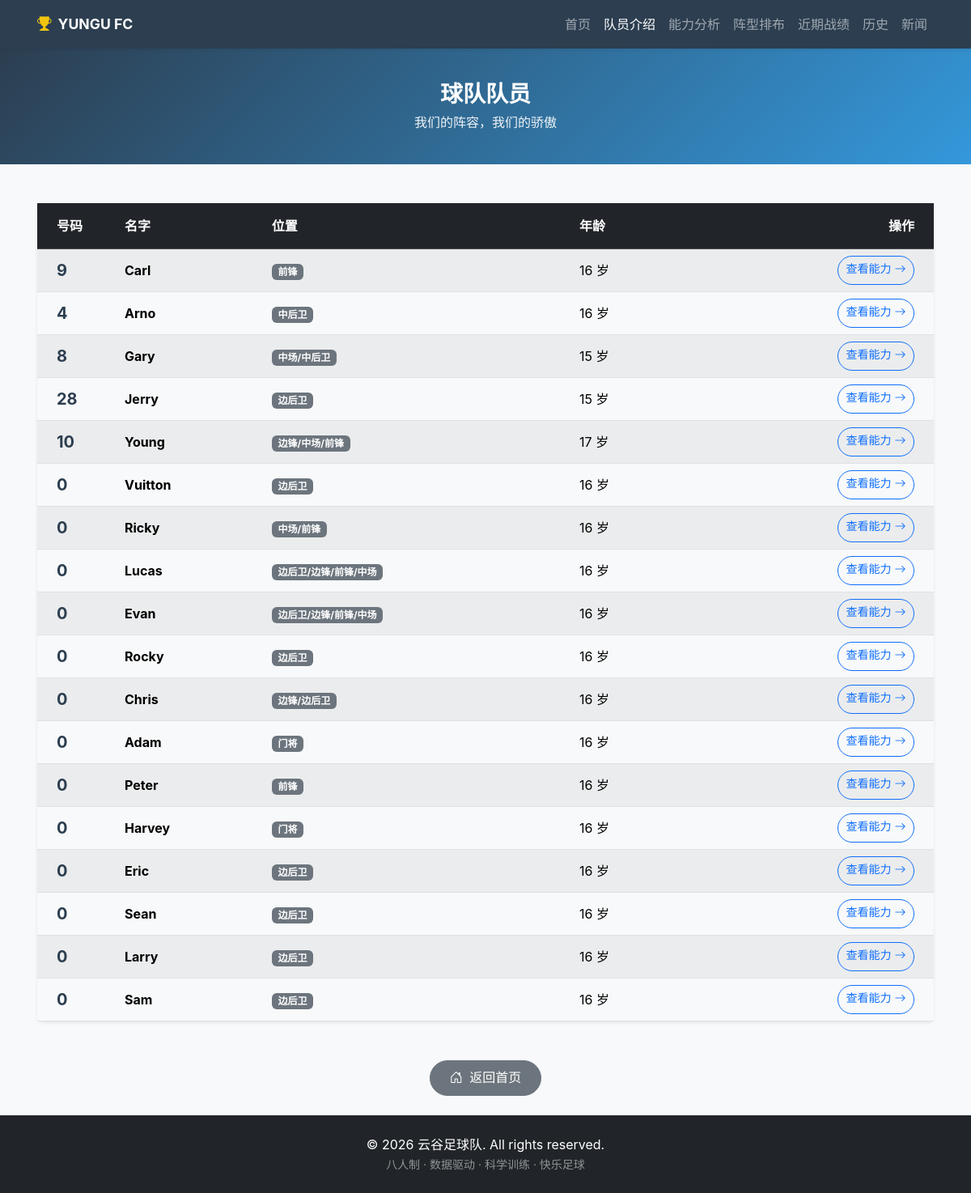
Page /player_intro on the committed database.
### tables this page shows
CREATE TABLE "players" (
	"id"	INTEGER NOT NULL UNIQUE,
	"name"	TEXT,
	"age"	INTEGER,
	"number"	INTEGER, characteristic TEXT, position TEXT,
	PRIMARY KEY("id" AUTOINCREMENT)
);

### app.py (the view)
@app.route('/player_intro')
def player_intro():
    conn = get_db_connection()
    players = [dict(p) for p in conn.execute('SELECT * FROM players').fetchall()]
    conn.close()
    return render_template('player_intro.html', players=players)

### app.py (called while the page is built)
def get_db_connection():
    conn = sqlite3.connect('football-schoolteam.db')
    conn.row_factory = sqlite3.Row
    return conn

### templates/player_intro.html (shortened to what this page needs)
{% extends 'base.html' %}
{% block content %}
<div class="page-header">
    <div class="container">
        <h1>球队队员</h1>
        <p>我们的阵容，我们的骄傲</p>
    </div>
</div>
<div class="container py-4">
    <div class="card shadow-sm">
        <div class="card-body p-0">
            <div class="table-responsive">
                <table class="table table-hover table-striped align-middle mb-0 table-mobile-cards">
                    <thead class="table-dark">
                        <tr>
                            <th class="py-3 ps-4" style="width: 100px;">号码</th>
                            <th class="py-3">名字</th>
                            <th class="py-3">位置</th>
                            <th class="py-3">年龄</th>
                            <th class="py-3 pe-4 text-end">操作</th>
                        </tr>
                    </thead>
                    <tbody>
                        {% for player in players %}
                        <tr>
                            <td class="ps-4 fw-bold text-primary fs-5" data-label="号码">{{ player['number'] }}</td>
                            <td class="fw-bold" data-label="名字">{{ player['name'] }}{% if player.get('characteristic') %} <small class="text-muted fw-normal">— {{ player['characteristic'] }}</small>{% endif %}</td>
                            <td data-label="位置"><span class="badge bg-secondary">{{ player.get('position') or '—' }}</span></td>
                            <td data-label="年龄">{{ player['age'] }} 岁</td>
                            <td class="pe-4 text-end" data-label="">
                                <a href="{{ url_for('analysis', player_name=player['name']) }}" class="btn btn-sm btn-outline-primary rounded-pill">
                                    查看能力 <i class="bi bi-arrow-right"></i>
                                </a>
                            </td>
                        </tr>
                        {% endfor %}
                    </tbody>
                </table>
            </div>
        </div>
    </div>
    <div class="text-center mt-5">
        <a href="{{ url_for('home') }}" class="btn btn-secondary rounded-pill px-4">
            <i class="bi bi-house-door me-1"></i> 返回首页
        </a>
    </div>
</div>
{% endblock %}

### templates/base.html (shortened to what this page needs)
<!DOCTYPE html>
<html lang="zh-CN">
<head>
    <link href="https://cdn.jsdelivr.net/npm/bootstrap@5.3.2/dist/css/bootstrap.min.css" rel="stylesheet">
    <link rel="stylesheet" href="https://cdn.jsdelivr.net/npm/bootstrap-icons@1.11.1/font/bootstrap-icons.css">
    <link rel="stylesheet" href="{{ url_for('static', filename='css/style.css') }}">
</head>
<body>
    <nav class="navbar navbar-expand-lg navbar-dark bg-primary sticky-top shadow-sm">
        <div class="container">
            <a class="navbar-brand fw-bold" href="{{ url_for('home') }}">
                <i class="bi bi-trophy-fill me-2 text-warning"></i>YUNGU FC
            </a>
            <div class="collapse navbar-collapse" id="navbarNav">
                <ul class="navbar-nav ms-auto">
                    <li class="nav-item">
                        <a class="nav-link {% if request.endpoint == 'home' %}active{% endif %}" href="{{ url_for('home') }}">首页</a>
                    </li>
                    <li class="nav-item">
                        <a class="nav-link {% if request.endpoint == 'player_intro' %}active{% endif %}" href="{{ url_for('player_intro') }}">队员介绍</a>
                    </li>
                    <li class="nav-item">
                        <a class="nav-link {% if request.endpoint == 'analysis' %}active{% endif %}" href="{{ url_for('analysis') }}">能力分析</a>
                    </li>
                    <li class="nav-item">
                        <a class="nav-link {% if request.endpoint == 'formation' %}active{% endif %}" href="{{ url_for('formation') }}">阵型排布</a>
                    </li>
                    <li class="nav-item">
                        <a class="nav-link {% if request.endpoint == 'results' %}active{% endif %}" href="{{ url_for('results') }}">近期战绩</a>
                    </li>
                    <li class="nav-item">
                        <a class="nav-link {% if request.endpoint == 'history' %}active{% endif %}" href="{{ url_for('history') }}">历史</a>
                    </li>
                    <li class="nav-item">
                        <a class="nav-link {% if request.endpoint == 'news' %}active{% endif %}" href="{{ url_for('news') }}">新闻</a>
                    </li>
                </ul>
            </div>
        </div>
    </nav>
    <main>
        {% block content %}{% endblock %}
    </main>
    <footer class="bg-dark text-white py-4 mt-auto">
        <div class="container text-center">
            <p class="mb-0">&copy; 2026 云谷足球队. All rights reserved.</p>
            <small class="text-white-50">八人制 · 数据驱动 · 科学训练 · 快乐足球</small>
        </div>
    </footer>
</body>
</html>

### static/css/style.css (style rules this page uses)
:root { --bs-primary: #2c3e50; --bs-primary-rgb: 44, 62, 80; --bs-primary-dark: #1a252f; --bs-primary-light: #34495e; --bs-warning: #f1c40f; --bs-warning-rgb: 241, 196, 15; --bs-warning-dark: #e6b800; --bs-body-bg: #f8f9fa; --bs-body-font-family: 'Noto Sans SC', -apple-system, BlinkMacSystemFont, "Segoe UI", Roboto, "Helvetica Neue", Arial, sans-serif; --spacer: 1rem; --card-radius: 0.5rem; --btn-radius: 0.375rem; --safe-area-top: env(safe-area-inset-top, 0); --safe-area-bottom: env(safe-area-inset-bottom, 0); }
.bg-primary { background-color: var(--bs-primary) !important; }
.text-primary { color: var(--bs-primary) !important; }
.text-warning { color: var(--bs-warning) !important; }
html { font-size: 16px; -webkit-text-size-adjust: 100%; }
body { min-height: 100vh; min-height: calc(100vh - var(--safe-area-bottom)); display: flex; flex-direction: column; font-family: var(--bs-body-font-family); }
main { flex: 1; }
.card { border: none; border-radius: var(--card-radius); box-shadow: 0 1px 3px rgba(0, 0, 0, 0.08); transition: transform 0.2s ease, box-shadow 0.2s ease; }
.page-header { background: linear-gradient(135deg, var(--bs-primary) 0%, #3498db 100%); color: white; padding: 2.5rem 0; margin-bottom: 1.5rem; text-align: center; }
.page-header h1 { font-weight: 700; font-size: 1.75rem; margin-bottom: 0.35rem; }
.page-header p { opacity: 0.92; font-size: 1rem; margin-bottom: 0; }
.table-responsive { overflow-x: auto; -webkit-overflow-scrolling: touch; }
.table thead th { font-weight: 600; white-space: nowrap; }
.navbar .container { padding-left: max(1rem, env(safe-area-inset-left)); padding-right: max(1rem, env(safe-area-inset-right)); }
.navbar { padding-top: calc(0.5rem + var(--safe-area-top)); padding-bottom: 0.5rem; }
.navbar-brand { font-size: 1.1rem; }
.navbar-nav .nav-link { padding: 0.6rem 1rem; min-height: 44px; display: flex; align-items: center; }
.container { padding-left: max(1rem, env(safe-area-inset-left)); padding-right: max(1rem, env(safe-area-inset-right)); }
.container.py-4 { padding-top: 1.25rem; padding-bottom: 2rem; }
main { padding-bottom: var(--safe-area-bottom); }
.btn { min-height: 44px; padding: 0.5rem 1rem; }
.btn-sm { min-height: 36px; padding: 0.25rem 0.6rem; }
footer { padding-bottom: calc(1rem + var(--safe-area-bottom)); }

### rows in the picture
players: number "9", name "Carl", position "前锋", age "16"
players: number "4", name "Arno", position "中后卫", age "16"
players: number "8", name "Gary", position "中场/中后卫", age "15"
players: number "28", name "Jerry", position "边后卫", age "15"
players: number "10", name "Young", position "边锋/中场/前锋", age "17"
players: number "0", name "Vuitton", position "边后卫", age "16"
players: number "0", name "Ricky", position "中场/前锋", age "16"
players: number "0", name "Lucas", position "边后卫/边锋/前锋/中场", age "16"
players: number "0", name "Evan", position "边后卫/边锋/前锋/中场", age "16"
players: number "0", name "Rocky", position "边后卫", age "16"
players: number "0", name "Chris", position "边锋/边后卫", age "16"
players: number "0", name "Adam", position "门将", age "16"
players: number "0", name "Peter", position "前锋", age "16"
players: number "0", name "Harvey", position "门将", age "16"
players: number "0", name "Eric", position "边后卫", age "16"
players: number "0", name "Sean", position "边后卫", age "16"
players: number "0", name "Larry", position "边后卫", age "16"
players: number "0", name "Sam", position "边后卫", age "16"
